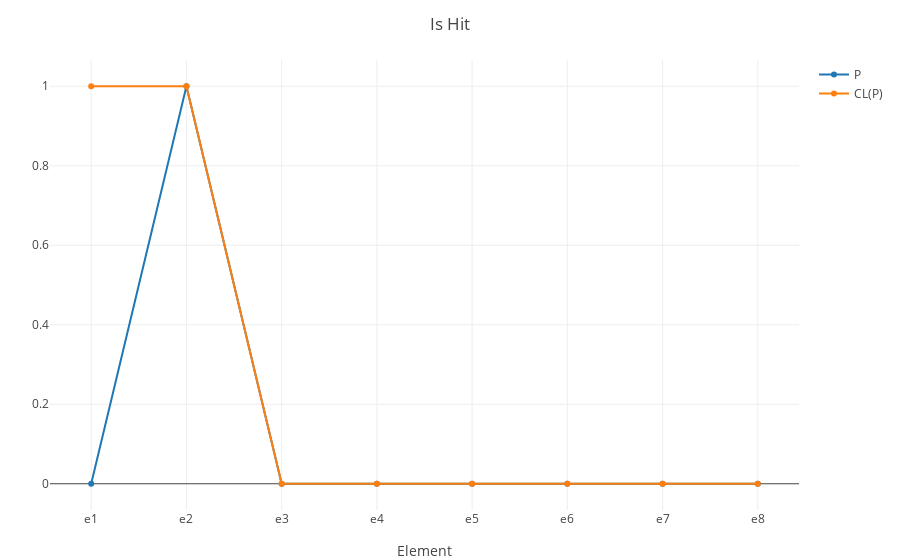

The code cell stored with this chart in its notebook:
### Code cell
is_h_am_ = is_h_ .* am_

is_h_p_ = is_h_am_ / sum(is_h_am_)

is_h_p_cl_ = cumulate_sum_reverse(is_h_p_)

plot_x_y((is_h_p_, is_h_p_cl_); name_ = ("P", "CL(P)"), layout = merge(layout, Layout(title = "Is Hit")))

### Figure 1 — Plotly figure (JSON) as saved in the notebook; plotly's stock layout.template omitted (floating-point values rounded to 4 significant figures)
{"data": [{"name": "P", "type": "scatter", "x": [1, 2, 3, 4, 5, 6, 7, 8], "y": [0, 1, 0, 0, 0, 0, 0, 0]}, {"name": "CL(P)", "type": "scatter", "x": [1, 2, 3, 4, 5, 6, 7, 8], "y": [1, 1, 0, 0, 0, 0, 0, 0]}], "layout": {"autosize": false, "margin": {"b": 50, "l": 50, "r": 50, "t": 60}, "templateaa": "plotly_white", "title": "Is Hit", "xaxis": {"ticktext": ["e1", "e2", "e3", "e4", "e5", "e6", "e7", "e8"], "tickvals": [1, 2, 3, 4, 5, 6, 7, 8], "title": "Element"}}}
